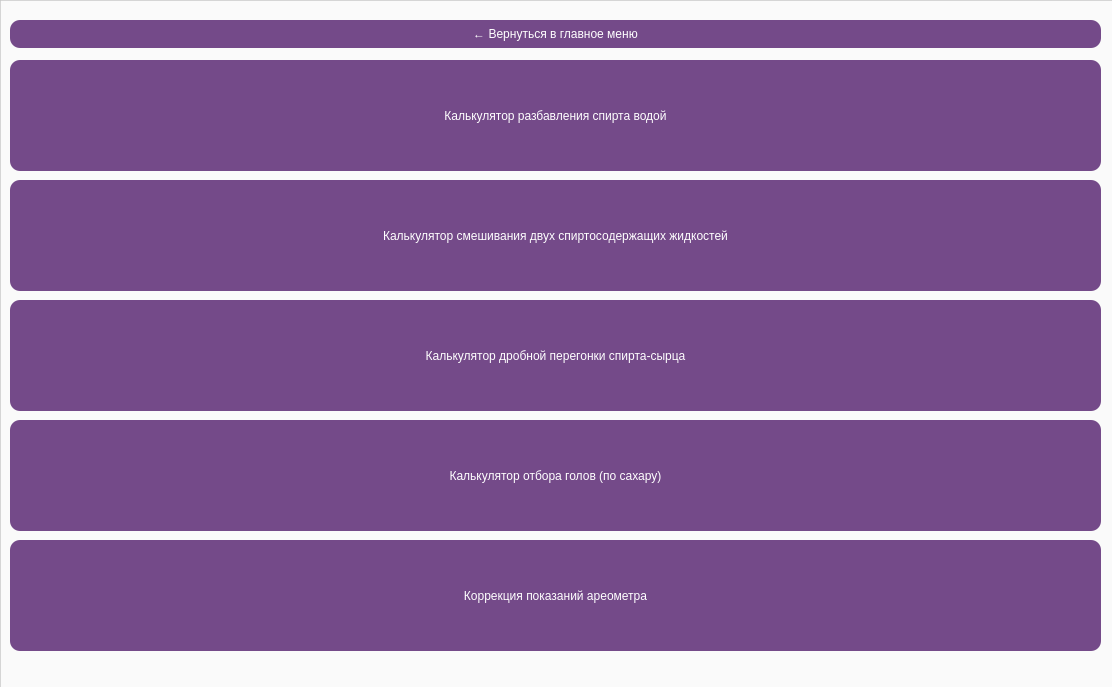
<?xml version="1.0" encoding="UTF-8"?>
<ui version="4.0">
 <class>Form</class>
 <widget class="QWidget" name="Form">
  <property name="geometry">
   <rect>
    <x>0</x>
    <y>0</y>
    <width>1112</width>
    <height>687</height>
   </rect>
  </property>
  <property name="windowTitle">
   <string>Инструменты</string>
  </property>
  <widget class="QFrame" name="frame">
   <property name="geometry">
    <rect>
     <x>0</x>
     <y>0</y>
     <width>1221</width>
     <height>691</height>
    </rect>
   </property>
   <property name="styleSheet">
    <string notr="true">background-color: rgba(255, 255, 255, 180);</string>
   </property>
   <property name="frameShape">
    <enum>QFrame::StyledPanel</enum>
   </property>
   <property name="frameShadow">
    <enum>QFrame::Raised</enum>
   </property>
   <widget class="QPushButton" name="pushButton">
    <property name="geometry">
     <rect>
      <x>10</x>
      <y>60</y>
      <width>1091</width>
      <height>111</height>
     </rect>
    </property>
    <property name="styleSheet">
     <string notr="true">background-color: rgba(59, 0, 89, 180);
color: rgb(255, 255, 255);
border-style: outset;
border-widht:2px;
border-radius:10px;
border-color:black;
font: 75 11pt &quot;MS Shell Dlg 2&quot;;</string>
    </property>
    <property name="text">
     <string>Калькулятор разбавления спирта водой</string>
    </property>
   </widget>
   <widget class="QPushButton" name="pushButton_3">
    <property name="geometry">
     <rect>
      <x>10</x>
      <y>420</y>
      <width>1091</width>
      <height>111</height>
     </rect>
    </property>
    <property name="styleSheet">
     <string notr="true">background-color: rgba(59, 0, 89, 180);
color: rgb(255, 255, 255);
border-style: outset;
border-widht:2px;
border-radius:10px;
border-color:black;
font: 75 11pt &quot;MS Shell Dlg 2&quot;;</string>
    </property>
    <property name="text">
     <string>Калькулятор отбора голов (по сахару)</string>
    </property>
   </widget>
   <widget class="QPushButton" name="pushButton_4">
    <property name="geometry">
     <rect>
      <x>10</x>
      <y>540</y>
      <width>1091</width>
      <height>111</height>
     </rect>
    </property>
    <property name="styleSheet">
     <string notr="true">background-color: rgba(59, 0, 89, 180);
color: rgb(255, 255, 255);
border-style: outset;
border-widht:2px;
border-radius:10px;
border-color:black;
font: 75 11pt &quot;MS Shell Dlg 2&quot;;</string>
    </property>
    <property name="text">
     <string>Коррекция показаний ареометра</string>
    </property>
   </widget>
   <widget class="QPushButton" name="pushButton_5">
    <property name="geometry">
     <rect>
      <x>10</x>
      <y>20</y>
      <width>1091</width>
      <height>28</height>
     </rect>
    </property>
    <property name="styleSheet">
     <string notr="true">background-color: rgba(59, 0, 89, 180);
color: rgb(255, 255, 255);
border-style: outset;
border-widht:2px;
border-radius:10px;
border-color:black;
font: 75 11pt &quot;MS Shell Dlg 2&quot;;</string>
    </property>
    <property name="text">
     <string>← Вернуться в главное меню</string>
    </property>
   </widget>
   <widget class="QPushButton" name="pushButton_2">
    <property name="geometry">
     <rect>
      <x>10</x>
      <y>180</y>
      <width>1091</width>
      <height>111</height>
     </rect>
    </property>
    <property name="styleSheet">
     <string notr="true">background-color: rgba(59, 0, 89, 180);
color: rgb(255, 255, 255);
border-style: outset;
border-widht:2px;
border-radius:10px;
border-color:black;
font: 75 11pt &quot;MS Shell Dlg 2&quot;;</string>
    </property>
    <property name="text">
     <string>Калькулятор смешивания двух спиртосодержащих жидкостей</string>
    </property>
   </widget>
   <widget class="QPushButton" name="pushButton_6">
    <property name="geometry">
     <rect>
      <x>10</x>
      <y>300</y>
      <width>1091</width>
      <height>111</height>
     </rect>
    </property>
    <property name="styleSheet">
     <string notr="true">background-color: rgba(59, 0, 89, 180);
color: rgb(255, 255, 255);
border-style: outset;
border-widht:2px;
border-radius:10px;
border-color:black;
font: 75 11pt &quot;MS Shell Dlg 2&quot;;</string>
    </property>
    <property name="text">
     <string>Калькулятор дробной перегонки спирта-сырца</string>
    </property>
   </widget>
  </widget>
 </widget>
 <resources/>
 <connections/>
</ui>
